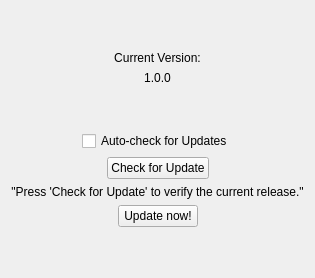
     <widget class="QWidget" name="update_tab">
      <attribute name="title">
       <string>Update</string>
      </attribute>
      <layout class="QGridLayout" name="gridLayout_3">
       <item row="1" column="0">
        <widget class="QLabel" name="label">
         <property name="text">
          <string>Current Version:</string>
         </property>
         <property name="alignment">
          <set>Qt::AlignmentFlag::AlignCenter</set>
         </property>
         <property name="lblType" stdset="0">
          <string>heading</string>
         </property>
        </widget>
       </item>
       <item row="5" column="0">
        <layout class="QHBoxLayout" name="horizontalLayout_4">
         <item>
          <spacer name="horizontalSpacer_6">
           <property name="orientation">
            <enum>Qt::Orientation::Horizontal</enum>
           </property>
           <property name="sizeHint" stdset="0">
            <size>
             <width>40</width>
             <height>20</height>
            </size>
           </property>
          </spacer>
         </item>
         <item>
          <widget class="QPushButton" name="update_check_button">
           <property name="cursor">
            <cursorShape>PointingHandCursor</cursorShape>
           </property>
           <property name="text">
            <string>Check for Update</string>
           </property>
           <property name="btnType" stdset="0">
            <string>primary</string>
           </property>
          </widget>
         </item>
         <item>
          <spacer name="horizontalSpacer_7">
           <property name="orientation">
            <enum>Qt::Orientation::Horizontal</enum>
           </property>
           <property name="sizeHint" stdset="0">
            <size>
             <width>40</width>
             <height>20</height>
            </size>
           </property>
          </spacer>
         </item>
        </layout>
       </item>
       <item row="9" column="0">
        <spacer name="verticalSpacer_4">
         <property name="orientation">
          <enum>Qt::Orientation::Vertical</enum>
         </property>
         <property name="sizeHint" stdset="0">
          <size>
           <width>20</width>
           <height>40</height>
          </size>
         </property>
        </spacer>
       </item>
       <item row="2" column="0">
        <widget class="QLabel" name="version_label">
         <property name="text">
          <string>1.0.0</string>
         </property>
         <property name="alignment">
          <set>Qt::AlignmentFlag::AlignCenter</set>
         </property>
         <property name="lblType" stdset="0">
          <string>strong</string>
         </property>
        </widget>
       </item>
       <item row="4" column="0">
        <layout class="QHBoxLayout" name="horizontalLayout_3">
         <property name="spacing">
          <number>0</number>
         </property>
         <item>
          <spacer name="horizontalSpacer_4">
           <property name="orientation">
            <enum>Qt::Orientation::Horizontal</enum>
           </property>
           <property name="sizeHint" stdset="0">
            <size>
             <width>40</width>
             <height>20</height>
            </size>
           </property>
          </spacer>
         </item>
         <item>
          <widget class="QCheckBox" name="auto_update_checkbox">
           <property name="text">
            <string>Auto-check for Updates</string>
           </property>
          </widget>
         </item>
         <item>
          <spacer name="horizontalSpacer_5">
           <property name="orientation">
            <enum>Qt::Orientation::Horizontal</enum>
           </property>
           <property name="sizeHint" stdset="0">
            <size>
             <width>40</width>
             <height>20</height>
            </size>
           </property>
          </spacer>
         </item>
        </layout>
       </item>
       <item row="7" column="0">
        <widget class="QLabel" name="update_status_label">
         <property name="text">
          <string>&quot;Press 'Check for Update' to verify the current release.&quot;</string>
         </property>
         <property name="alignment">
          <set>Qt::AlignmentFlag::AlignCenter</set>
         </property>
         <property name="lblType" stdset="0">
          <string>status</string>
         </property>
        </widget>
       </item>
       <item row="8" column="0">
        <layout class="QHBoxLayout" name="horizontalLayout_5">
         <item>
          <spacer name="horizontalSpacer_8">
           <property name="orientation">
            <enum>Qt::Orientation::Horizontal</enum>
           </property>
           <property name="sizeHint" stdset="0">
            <size>
             <width>40</width>
             <height>20</height>
            </size>
           </property>
          </spacer>
         </item>
         <item>
          <widget class="QPushButton" name="update_now_button">
           <property name="cursor">
            <cursorShape>PointingHandCursor</cursorShape>
           </property>
           <property name="text">
            <string>Update now!</string>
           </property>
           <property name="btnType" stdset="0">
            <string>primary</string>
           </property>
          </widget>
         </item>
         <item>
          <spacer name="horizontalSpacer_9">
           <property name="orientation">
            <enum>Qt::Orientation::Horizontal</enum>
           </property>
           <property name="sizeHint" stdset="0">
            <size>
             <width>40</width>
             <height>20</height>
            </size>
           </property>
          </spacer>
         </item>
        </layout>
       </item>
       <item row="3" column="0">
        <spacer name="verticalSpacer_3">
         <property name="orientation">
          <enum>Qt::Orientation::Vertical</enum>
         </property>
         <property name="sizeHint" stdset="0">
          <size>
           <width>20</width>
           <height>40</height>
          </size>
         </property>
        </spacer>
       </item>
       <item row="0" column="0">
        <spacer name="verticalSpacer_5">
         <property name="orientation">
          <enum>Qt::Orientation::Vertical</enum>
         </property>
         <property name="sizeHint" stdset="0">
          <size>
           <width>20</width>
           <height>40</height>
          </size>
         </property>
        </spacer>
       </item>
      </layout>
     </widget>
